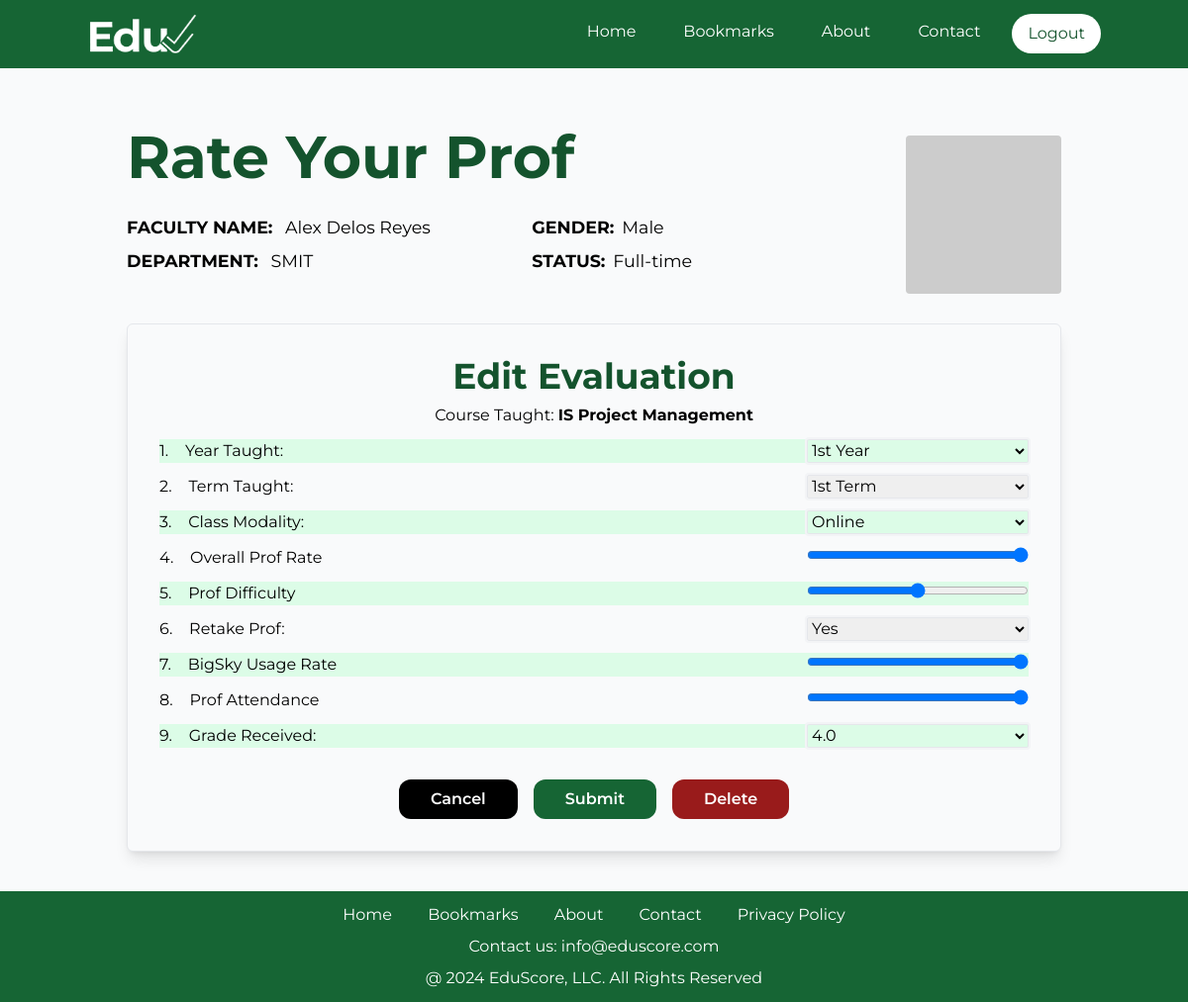
The app's page /edit_eval/34 (signed in) with its own data.
### EvalSys/models.py (models this page shows, shortened)
class EvaluationTB(models.Model):
    UserID = models.ForeignKey(User, on_delete=models.CASCADE)
    TeacherID = models.ForeignKey(TeacherTB, on_delete=models.CASCADE)
    CourseID = models.ForeignKey(CourseTB, on_delete=models.CASCADE)
    Year = models.CharField(max_length=50, null=False, blank=False)
    Term = models.IntegerField(null=False, blank=False)
    ClassModality = models.CharField(max_length=50, null=False, blank=False)
    OverallProfRate = models.FloatField(null=False, blank=False)
    ProfDifficulty = models.FloatField(null=False, blank=False)
    RetakeProf = models.BooleanField(null=False, blank=False)
    BigSkyUsageRate = models.FloatField(null=False, blank=False)
    ProfAttendance = models.FloatField(null=False, blank=False)
    GradeReceived = models.FloatField(null=True, blank=True)
    DateAdded = models.DateTimeField(default=timezone.now)
    class Meta:
        unique_together = ('UserID', 'TeacherID', 'CourseID')

class TeacherTB(models.Model):
    FirstName = models.CharField(max_length=100, null=False, blank=False)
    LastName = models.CharField(max_length=100, null=False, blank=False)
    Gender = models.CharField(max_length=50, null=True, blank=True)
    Department = models.CharField(max_length=100, null=True, blank=True, default="Unknown")
    EmpStatus = models.CharField(max_length=50, null=True, blank=True, default="Unknown")

class CourseTB(models.Model):
    CourseCode = models.CharField(unique=True, max_length=50, null=False, blank=False)
    CourseName = models.CharField(max_length=100, null=False, blank=False)
    Description = models.TextField(null=True, blank=True)

### EvalSys/views.py (the view)
# urls.py: path('edit_eval/<evalID>', views.EditTeacherEval, name='EditEval'),
@login_required(login_url='UserLogin')
def EditTeacherEval(request, evalID):
    EvalRec = EvaluationTB.objects.get(pk=evalID)
    user = request.user
    if user.id == EvalRec.UserID.id:
        if request.method == 'POST':
            form = TeacherEvalForm(request.POST or None, instance=EvalRec)
            if form.is_valid():
                form.save()
                return redirect('EvalTag', EvalRec.id)
            else:
                return render(request, 'edit_eval.html', {'EvalRec': EvalRec, 'forms': form})
        else:
            return render(request, 'edit_eval.html', {'EvalRec': EvalRec})
    else:
        return redirect('SearchProf')

### templates/edit_eval.html (shortened to what this page needs)
{% extends 'temp_2.html' %}
{% block content %}
    <div class="mt-5 flex justify-center">
        <div class="p-10 w-full max-w-5xl">
            <div class="grid grid-cols-6 w-full">
                <div class="col-span-5 flex flex-col">
                    <div class="">
                        <div>
                            <h1 class="text-6xl font-bold text-green-900 mb-2">Rate Your Prof</h1>
                        </div>
                    </div>
                    <div class="grid grid-cols-6 mt-5">
                        <div class="mb-2 col-span-3 text-[17.5px]">
                            <b>FACULTY NAME:</b> <span
                                class="ml-2">{{ EvalRec.TeacherID.FirstName }} {{ EvalRec.TeacherID.LastName }}</span>
                        </div>
                        <div class="col-span-2 text-[17.5px] ml-4 flex">
                            <b>GENDER:</b> <span class="ml-2">{{ EvalRec.TeacherID.Gender }}</span>
                        </div>
                    </div>
                    <div class="grid grid-cols-6">
                        <div class="mb-2 col-span-3 text-[17.5px]">
                            <b>DEPARTMENT:</b> <span class="ml-2">{{ EvalRec.TeacherID.Department }}</span>
                        </div>
                        <div class="col-span-2 text-[17.5px] ml-4 flex">
                            <b>STATUS:</b> <span class="ml-2">{{ EvalRec.TeacherID.EmpStatus }}</span>
                        </div>
                    </div>
                </div>
                <div class="flex justify-end items-start">
                    <img src="https://via.placeholder.com/150" class="w-40 h-40 rounded mt-2" alt="Placeholder Image">
                </div>
            </div>
            <div class="mt-[30px]">
                <div class="p-8 bg-gray-50 rounded-md border shadow-lg">
                    <div class="flex justify-center">
                        <h1 class="text-4xl font-bold text-green-900 mb-2">Edit Evaluation</h1>
                    </div>
                    <div class="flex justify-center">
                        <p> Course Taught: <strong>{{ EvalRec.CourseID.CourseName }}</strong> </p>
                    </div>
                    <div>
                        <form action="{% url 'EditEval' EvalRec.id %}" method="POST" class="space-y-3">
                            <div class="flex justify-between bg-green-100">
                                <label for="Year">1. &nbsp&nbsp Year Taught: </label>
                                <select class="buttonDropdown border bg-green-100 w-56" id="Year" name="Year">
                                    <option value="1st Year" class="bg-white" {% if EvalRec.Year == "1st Year" %}
                                            selected {% endif %}>
                                        1st Year
                                    </option>
                                </select>
                            </div>
                            <div class="flex justify-between">
                                <label for="Term">2. &nbsp&nbsp Term Taught: </label>
                                <select class="buttonDropdown border w-56" id="Term" name="Term">
                                    <option value="1" {% if EvalRec.Term == 1 %} selected {% endif %}>1st
                                        Term
                                    </option>
                                </select>
                            </div>
                            <div class="flex justify-between bg-green-100">
                                <label for="ClassModality">3. &nbsp&nbsp Class Modality: </label>
                                <select class="buttonDropdown border bg-green-100 w-56" id="ClassModality"
                                        name="ClassModality">
                                    <option value="Online" class="bg-white" {% if EvalRec.ClassModality == "Online" %}
                                            selected {% endif %}>Online
                                    </option>
                                </select>
                            </div>
                            <div class="flex justify-between">
                                <label for="OverallProfRate">4. &nbsp&nbsp Overall Prof Rate</label>
                                <div class="relative">
                                    <input type="range" min="0" step="0.5" max="4" value="{{ EvalRec.OverallProfRate }}"
                                           class="slider w-56" id="OverallProfRate" name="OverallProfRate" data-value-id="sliderValueOverallProfRate" required>
                                </div>
                            </div>
                            <div class="flex justify-between bg-green-100">
                                <label for="ProfDifficulty">5. &nbsp&nbsp Prof Difficulty</label>
                                <div class="relative">
                                    <input type="range" min="0" step="0.5" max="4" value="{{ EvalRec.ProfDifficulty }}"
                                       class="slider w-56" id="ProfDifficulty" name="ProfDifficulty" data-value-id="sliderValueProfDifficulty" required>
                                </div>
                            </div>
                            <div class="flex justify-between">
                                <label for="RetakeProf">6. &nbsp&nbsp Retake Prof: </label>
                                <select class="buttonDropdown border w-56" id="RetakeProf" name="RetakeProf">
                                    <option value="True" {% if EvalRec.RetakeProf == True %} selected {% endif %}>Yes
                                    </option>
                                </select>
                            </div>
                            <div class="flex justify-between bg-green-100">
                                <label for="BigSkyUsageRate">7. &nbsp&nbsp BigSky Usage Rate</label>
                                <div class="relative">
                                    <input type="range" min="0" step="0.5" max="4" value="{{ EvalRec.BigSkyUsageRate }}"
                                       class="slider w-56" id="BigSkyUsageRate" name="BigSkyUsageRate" data-value-id="sliderValueBigSkyUsageRate" required>
                                </div>
                            </div>
                            <div class="flex justify-between">
                                <label for="ProfAttendance">8. &nbsp&nbsp Prof Attendance</label>
                                <div class="relative">
                                    <input type="range" min="0" step="0.5" max="4" value="{{ EvalRec.ProfAttendance }}"
                                       class="slider w-56" id="ProfAttendance" name="ProfAttendance" data-value-id="sliderValueProfAttendance" required>
                                </div>
                            </div>
                            <div class="flex justify-between bg-green-100">
                                <label for="GradeReceived">9. &nbsp&nbsp Grade Received: </label>
                                <select class="buttonDropdown border bg-green-100 w-56" id="GradeReceived"
                                        name="GradeReceived">
                                    <option value="4.0" class="bg-white" {% if EvalRec.GradeReceived == 4.0 %}
                                            selected {% endif %}>4.0
                                    </option>
                                </select>
                            </div>
                            <div class="flex justify-center">
                                <a href="#" class="buttonBlack text-center px-8 py-2 mt-5 mx-2" id="cancelButton">Cancel</a>
                                <button class="buttonGreen text-white px-8 py-2 rounded-xl mt-5 mx-2" id="submitButton">Submit</button>
                                <a href="#" class="buttonRed text-white px-8 py-2 rounded-xl mt-5 mx-2" id="deleteButton">Delete</a>
                            </div>
                        </form>
                    </div>
                </div>
            </div>
        </div>
    </div>
{% endblock %}

### records on screen
EvaluationTB: TeacherID.FirstName "Alex", TeacherID.LastName "Delos Reyes", TeacherID.Gender "Male", TeacherID.Department "SMIT", TeacherID.EmpStatus "Full-time", CourseID.CourseName "IS Project Management", Year "1st Year", Term "1st Term", ClassModality "Online", OverallProfRate "4", ProfDifficulty "2", RetakeProf "Yes", BigSkyUsageRate "4", ProfAttendance "4", GradeReceived "4.0"
